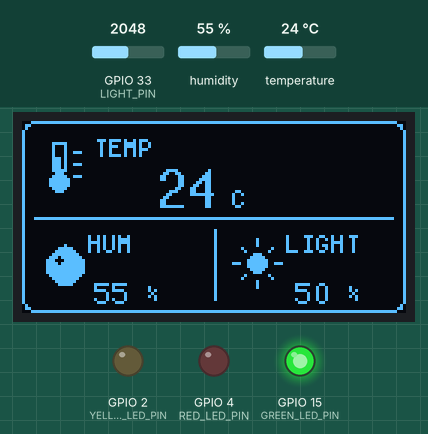
Simulated run of this sketch. Board: ESP32. On the bench: 128×64 one-colour display, output pins drawn as LEDs (lit = HIGH). The test bench sets the inputs (shaded band); at power-on: humidity 55 %, temperature 24 °C, GPIO 33 (LIGHT_PIN) = 2048 (analog values on the 0–4095 scale). WiFi joins after 1.5 s; servers stay silent unless stated; random numbers use the default seed unless the sketch sets one; no MQTT or app messages arrive unless stated; what the sketch prints to the serial monitor is not drawn.

Above: at 4.3 s.
4.4 s: humidity set to 58 %
6.6 s: humidity set to 61 %
At 8.1 s:
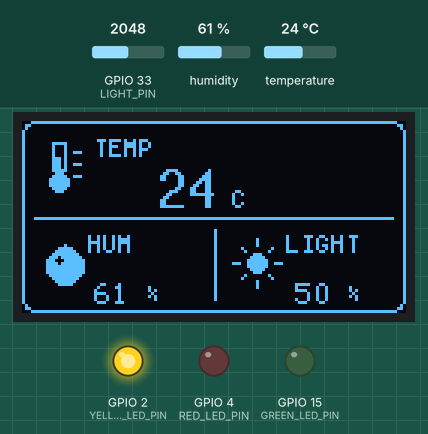
8.7 s: temperature set to 27 °C
At 9.7 s:
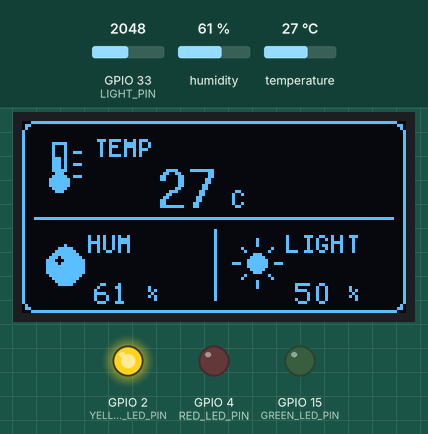
10.8 s: temperature set to 30 °C
At 12.4 s:
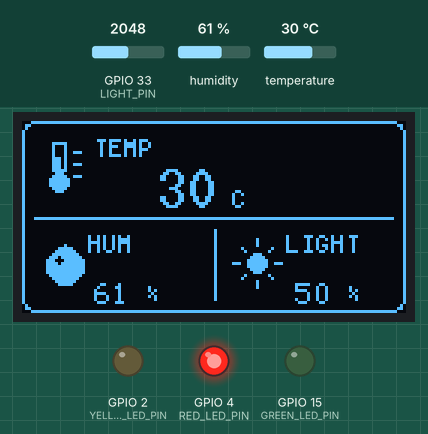
12.9 s: GPIO 33 (LIGHT_PIN) set to 2866
At 14.0 s:
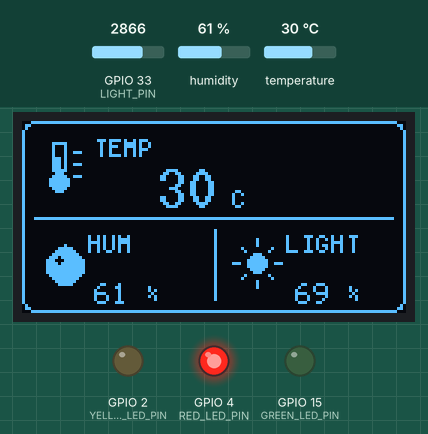
15.0 s: GPIO 33 (LIGHT_PIN) set to 3603
At 16.5 s:
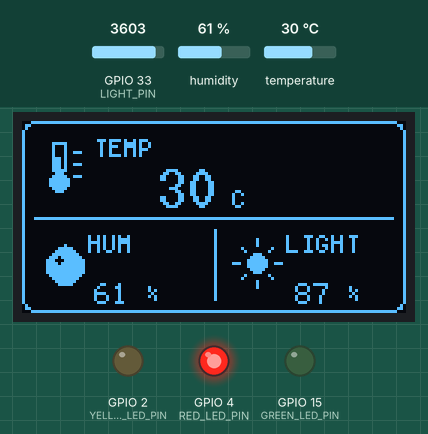
Timing chart, 0 to 18.0 s (numbered marks = the images above; inputs shaded):
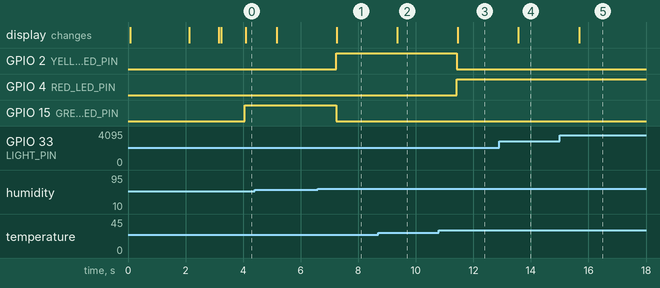

Measured:
- the behaviour switches between 59 and 60 % on humidity (found by bisection; images 0 and 1)
- the behaviour switches between 28 and 29 °C on temperature (found by bisection; images 2 and 3)
- after the input at 6.6 s, GPIO 2 (YELLOW_LED_PIN): LOW → HIGH after 0.63 s; GPIO 15 (GREEN_LED_PIN): HIGH → LOW after 0.63 s; the display: changes after 0.66 s (image 1)
- after the input at 8.7 s, the display: changes after 0.66 s (image 2)
- after the input at 10.8 s, GPIO 2 (YELLOW_LED_PIN): HIGH → LOW after 0.63 s; GPIO 4 (RED_LED_PIN): LOW → HIGH after 0.63 s; the display: changes after 0.66 s (image 3)
- after the input at 12.9 s, the display: changes after 0.65 s (image 4)
- after the input at 15.0 s, the display: changes after 0.68 s (image 5)

The sketch:

26_mqtt.ino
```cpp
#include <Wire.h>
#include <U8g2lib.h>
#include <SimpleDHT.h>
#include <WiFi.h>
#include <PubSubClient.h>

// ESP32 Dev Module 腳位
const int DHT_PIN = 14;
const int LIGHT_PIN = 33;
const int SDA_PIN = 21;
const int SCL_PIN = 22;
const int GREEN_LED_PIN = 15;
const int YELLOW_LED_PIN = 2;
const int RED_LED_PIN = 4;

// Wi-Fi（沿用目前專案設定）
const char *WIFI_SSID = "YOUR_WIFI_SSID";
const char *WIFI_PASSWORD = "YOUR_WIFI_PASSWORD";

// MQTT
const char *MQTT_HOST = "mqttgo.io";
const int MQTT_PORT = 1883;
const char *MQTT_TOPIC = "eric/class305/data";
const unsigned long MQTT_INTERVAL = 10000UL;

const int TEMP_WARNING = 26;
const int TEMP_LIMIT = 28;
const int HUMIDITY_WARNING = 60;
const int HUMIDITY_LIMIT = 70;

SimpleDHT11 dht11(DHT_PIN);
U8G2_SSD1306_128X64_NONAME_F_HW_I2C oled(U8G2_R0, U8X8_PIN_NONE);
WiFiClient wifiClient;
PubSubClient mqttClient(wifiClient);

int lastTemperature = 0;
int lastHumidity = 0;
int lastLight = 0;
unsigned long lastMqttTime = 0;

void drawThermometer(int x, int y) {
  oled.drawFrame(x + 3, y + 1, 5, 10);
  oled.drawDisc(x + 5, y + 14, 3);
  oled.drawBox(x + 4, y + 6, 2, 9);
  oled.drawLine(x + 10, y + 4, x + 12, y + 4);
  oled.drawLine(x + 10, y + 8, x + 12, y + 8);
  oled.drawLine(x + 10, y + 12, x + 12, y + 12);
}

void drawDrop(int x, int y) {
  oled.drawTriangle(x + 6, y + 1, x, y + 8, x + 12, y + 8);
  oled.drawDisc(x + 6, y + 8, 6);
  oled.setDrawColor(0);
  oled.drawDisc(x + 4, y + 6, 1);
  oled.setDrawColor(1);
}

void drawSun(int x, int y) {
  oled.drawDisc(x + 6, y + 7, 3);
  for (int i = 0; i < 8; i++) {
    float a = i * 0.785398f;
    int x1 = x + 6 + (int)(6 * cos(a));
    int y1 = y + 7 + (int)(6 * sin(a));
    int x2 = x + 6 + (int)(8 * cos(a));
    int y2 = y + 7 + (int)(8 * sin(a));
    oled.drawLine(x1, y1, x2, y2);
  }
}

void drawValue(int x, int baseline, int value, const char *unit) {
  oled.setFont(u8g2_font_10x20_tf);
  oled.setCursor(x, baseline);
  oled.print(value);
  oled.setFont(u8g2_font_5x8_tf);
  oled.print(unit);
}

void drawBottomValue(int x, int baseline, int value, const char *unit) {
  oled.setFont(u8g2_font_6x12_tf);
  oled.setCursor(x, baseline);
  oled.print(value);
  oled.setFont(u8g2_font_5x8_tf);
  oled.print(unit);
}

void showStatus(const char *line1, const char *line2, const char *line3) {
  oled.clearBuffer();
  oled.drawRFrame(0, 0, 128, 64, 4);
  oled.setFont(u8g2_font_6x12_tf);
  oled.setCursor(8, 16); oled.print(line1);
  oled.setCursor(8, 34); oled.print(line2);
  oled.setCursor(8, 52); oled.print(line3);
  oled.sendBuffer();
}

void setLedState() {
  bool danger = lastTemperature > TEMP_LIMIT || lastHumidity > HUMIDITY_LIMIT;
  bool warning = lastTemperature >= TEMP_WARNING || lastHumidity >= HUMIDITY_WARNING;
  digitalWrite(GREEN_LED_PIN, !danger && !warning ? HIGH : LOW);
  digitalWrite(YELLOW_LED_PIN, !danger && warning ? HIGH : LOW);
  digitalWrite(RED_LED_PIN, danger ? HIGH : LOW);
}

void showSensorData(bool dhtOK) {
  oled.clearBuffer();
  oled.drawRFrame(0, 0, 128, 64, 4);
  oled.drawHLine(4, 32, 120);
  oled.drawVLine(64, 36, 24);
  drawThermometer(7, 6); drawDrop(8, 40); drawSun(72, 40);
  oled.setFont(u8g2_font_5x8_tf);
  oled.setCursor(24, 12); oled.print("TEMP");
  oled.setCursor(22, 44); oled.print("HUM");
  oled.setCursor(88, 44); oled.print("LIGHT");
  if (dhtOK) drawValue(45, 29, lastTemperature, " C");
  else { oled.setFont(u8g2_font_6x12_tf); oled.setCursor(45, 25); oled.print("ERROR"); }
  drawBottomValue(24, 61, lastHumidity, " %");
  drawBottomValue(91, 61, lastLight, " %");
  oled.sendBuffer();
}

void connectWiFi() {
  WiFi.mode(WIFI_STA);
  WiFi.begin(WIFI_SSID, WIFI_PASSWORD);
  unsigned long start = millis();
  while (WiFi.status() != WL_CONNECTED && millis() - start < 30000UL) {
    showStatus("WiFi connection", "Please wait...", WIFI_SSID);
    delay(1000);
  }
  if (WiFi.status() == WL_CONNECTED) {
    String ip = WiFi.localIP().toString();
    showStatus("WiFi connected", ip.c_str(), "MQTT starting...");
    delay(1000);
  } else showStatus("WiFi failed", "Check SSID/password", "Retry later");
}

void connectMQTT() {
  if (WiFi.status() != WL_CONNECTED) return;
  while (!mqttClient.connected()) {
    String clientId = "esp32-" + String((uint32_t)ESP.getEfuseMac(), HEX);
    clientId += String(random(0xffff), HEX);
    showStatus("MQTT connection", "Connecting...", MQTT_HOST);
    if (mqttClient.connect(clientId.c_str())) {
      Serial.println("MQTT connected");
      showStatus("MQTT connected", MQTT_TOPIC, "Ready");
      delay(800);
    } else {
      Serial.print("MQTT failed, state: "); Serial.println(mqttClient.state());
      delay(3000);
    }
  }
}

bool publishSensorData() {
  if (!mqttClient.connected()) return false;
  char payload[80];
  snprintf(payload, sizeof(payload), "{\"temp\":%d,\"humi\":%d,\"light\":%d}",
           lastTemperature, lastHumidity, lastLight);
  bool result = mqttClient.publish(MQTT_TOPIC, payload);
  Serial.print("MQTT payload: "); Serial.println(payload);
  return result;
}

void setup() {
  Serial.begin(115200);
  pinMode(GREEN_LED_PIN, OUTPUT); pinMode(YELLOW_LED_PIN, OUTPUT); pinMode(RED_LED_PIN, OUTPUT);
  digitalWrite(GREEN_LED_PIN, LOW); digitalWrite(YELLOW_LED_PIN, LOW); digitalWrite(RED_LED_PIN, LOW);
  analogReadResolution(12);
  Wire.begin(SDA_PIN, SCL_PIN);
  oled.begin(); oled.setFontPosBaseline();
  randomSeed((uint32_t)ESP.getEfuseMac());
  showStatus("ESP32 SENSOR", "Starting...", "Please wait...");
  connectWiFi();
  mqttClient.setServer(MQTT_HOST, MQTT_PORT);
}

void loop() {
  if (WiFi.status() != WL_CONNECTED) connectWiFi();
  if (!mqttClient.connected()) connectMQTT();
  mqttClient.loop();

  byte temperature = 0, humidity = 0;
  int err = dht11.read(&temperature, &humidity, NULL);
  bool dhtOK = err == SimpleDHTErrSuccess;
  if (dhtOK) { lastTemperature = temperature; lastHumidity = humidity; }
  int lightRaw = analogRead(LIGHT_PIN);
  lastLight = constrain(map(lightRaw, 0, 4095, 0, 100), 0, 100);
  setLedState();
  showSensorData(dhtOK);

  if (lastMqttTime == 0 || millis() - lastMqttTime >= MQTT_INTERVAL) {
    if (publishSensorData()) lastMqttTime = millis();
    showSensorData(dhtOK);
  }
  delay(1000);
}
```
